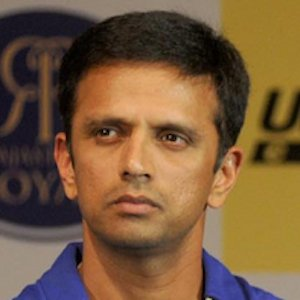
#> input picture server/test_images/1.jpg, 300 x 300 px, found by its file name
$ jupyter execute --allow-errors image_classifier.ipynb   (shell and % lines are left out)
#> lines starting #> are read from the running program, lines starting #| are printed output that depends on the picture
[cell 1]
import numpy as np
import cv2
import matplotlib
from matplotlib import pyplot as plt

[cell 2]
img = cv2.imread('./img/richard_feynman/pic_002.jpg')

#### Converts image to gray scale to help in Identification

#> (a cell that did not finish here is left out)

[cell 4]
#Initialized harrcascade and applies them to face and eye
face_cascade = cv2.CascadeClassifier('./opencv/haarcascades/haarcascade_frontalface_default.xml')
eye_cascade = cv2.CascadeClassifier('E:\Python\Image Classification\A\model\opencv\haarcascades\haarcascade_eye.xml')
#> (the rest of this cell did not finish here and is left out)

[cell 5]
# Applies harrcascade to an active image, identifying eyes and face roi
cv2.destroyAllWindows()
other_image = cv2.imread('./img/Dravid/1.jpg')
#> other_image is the input picture: shape (300, 300, 3); mean B, G, R 60.5, 90.5, 120.2
#> (the rest of this cell did not finish here and is left out)

#### Focus on the region of interest

#> (a cell that did not finish here is left out)

[cell 7]
# Define a Function to crop the face of every image
# Function would help to implement the recognition on a large data set easily
def get_cropped_image(image_path):
    img = cv2.imread(image_path)
    gray = cv2.cvtColor(img, cv2.COLOR_BGR2GRAY)
    faces = face_cascade.detectMultiScale(gray, 1.3, 5)
    for (x, y, w, h) in faces:
#         cv2.rectangle(img, (x, y), (x+w, y+h), (0, 255, 0), 5)


        roi_gray = gray[y:y+h, x:x+w]
        roi_color = img[y:y+h, x:x+w]
        eyes = eye_cascade.detectMultiScale(roi_gray)

#         for (ex, ey, eh, ew) in eyes:

#             cv2.rectangle(roi_color, (ex, ey), (ex+ew, ey+eh), 3)


        if len(eyes) >= 2:
            return roi_color

[cell 8]
new_img = cv2.imread('E:\Python\Image Classification\A\model\img\jerry_seinfeld\httpimagescontactmusiccomnewsimagesjerryseinfeldjpg.jpg')
#> (the rest of this cell did not finish here and is left out)

#> (a cell that did not finish here is left out)

[cell 10]
# Store paths in variables to help in automation of the cropping process
path_to_data = './img/'
path_to_cr_data = './img/cropped/'

[cell 11]
import os
img_dirs = [] #Stores the path of folders present in img directory
for entry in os.scandir(path_to_data):
    if entry.is_dir():
        img_dirs.append(entry.path)

[cell 12]
img_dirs

[cell 13]
import shutil
if os.path.exists(path_to_cr_data):
    shutil.rmtree(path_to_cr_data)
os.mkdir(path_to_cr_data)

### Iterates through each image of the directory, crops the face roi and then stores them in cropped folder

[cell 14]
cropped_image_dirs = []
celebrity_file_names_dict = {}
for img_dir in img_dirs: #For Each Folder in the Image Folder
    count = 1
    if img_dir == './img/cropped':
        continue
    celebrity_name = img_dir.split('/')[-1] #Gets the name of the celebrity from the directory name
    print(celebrity_name)

    celebrity_file_names_dict[celebrity_name] = [] # We want to save the cropped image file paths in this dict
    for entry in os.scandir(img_dir): #For each image in the directory

        roi_image = get_cropped_image(entry.path) #get cropped image
#> call 2 of get_cropped_image, with image_path = './img/Dravid/Dravid_22.webp'
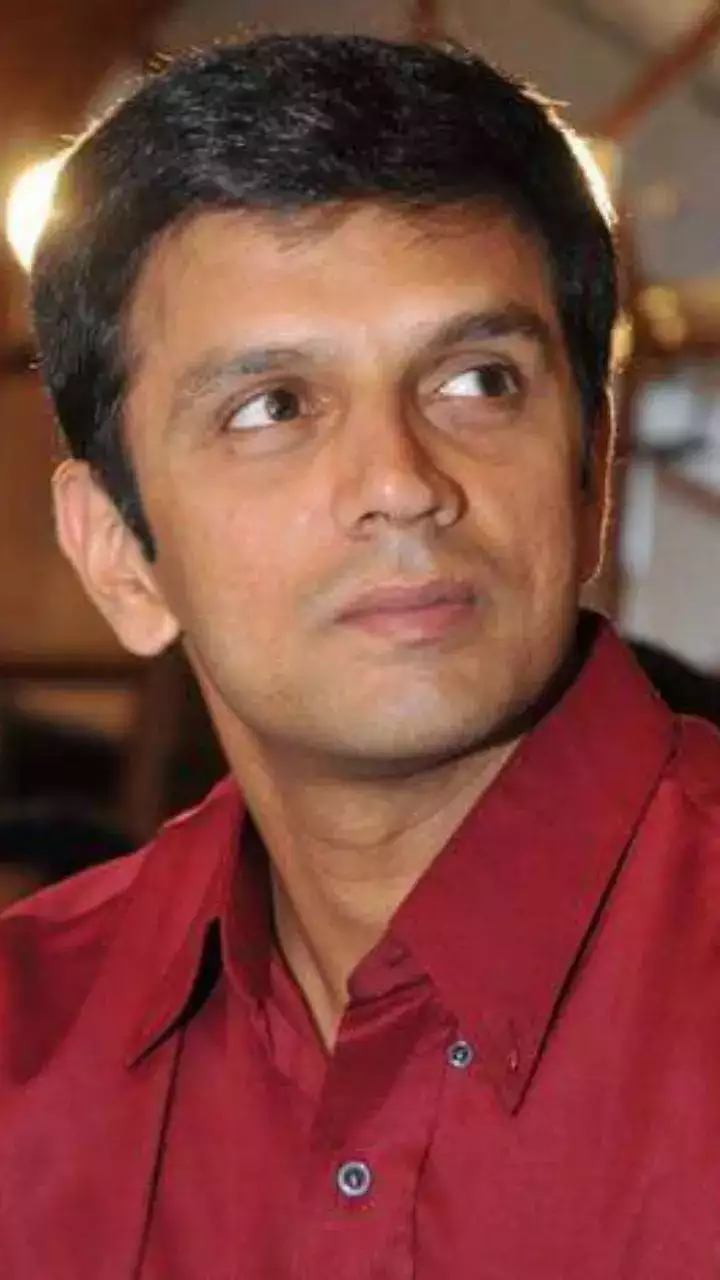
#> input picture model/img/Dravid/Dravid_22.webp, 720 x 1280 px
#> in get_cropped_image, img is the input picture: shape (1280, 720, 3); mean B, G, R 61.9, 69.3, 130.4
#> in get_cropped_image (call 2), `gray = cv2.cvtColor(img, cv2.COLOR_BGR2GRAY)`:
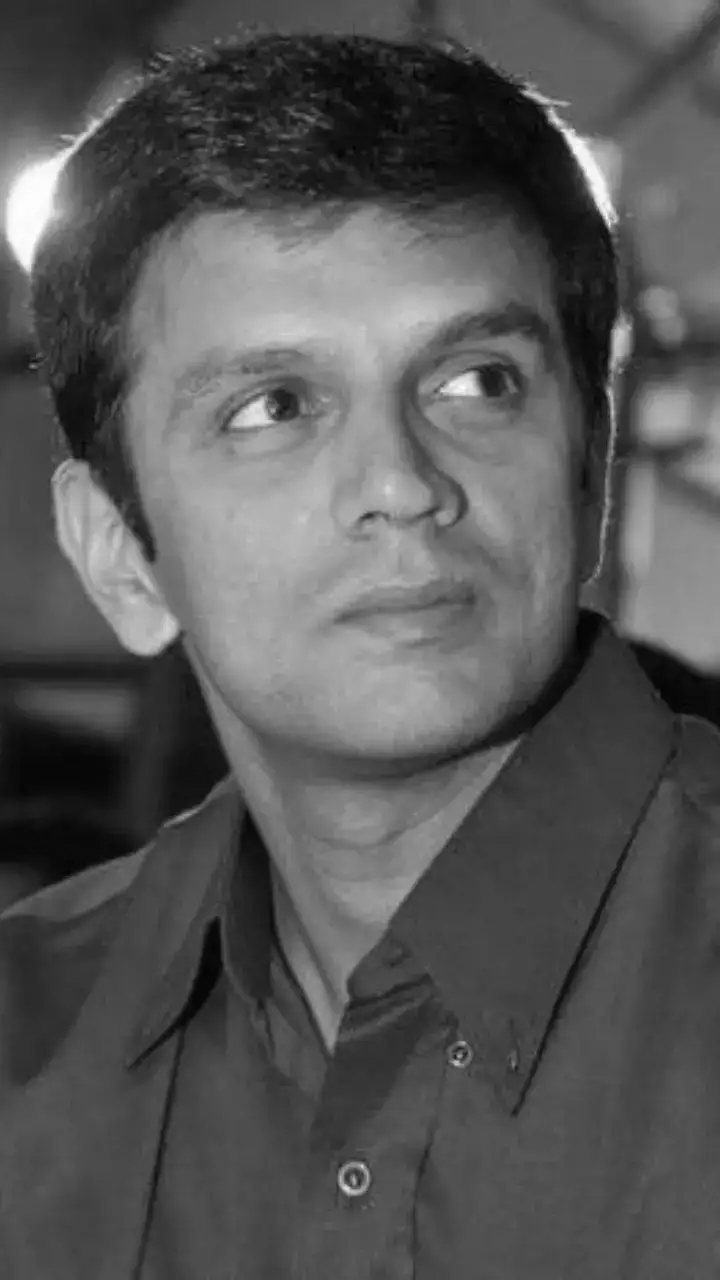
#> gray: shape (1280, 720); min 2, max 254, mean 86.7
#> in get_cropped_image (call 2), `faces = face_cascade.detectMultiScale(gray, 1.3, 5)`: faces = [[112, 199, 522, 522]]
#> the loop in get_cropped_image, `for (x, y, w, h) in faces:` made 1 pass
#> pass 1, in get_cropped_image (call 2), `roi_gray = gray[y:y+h, x:x+w]`:
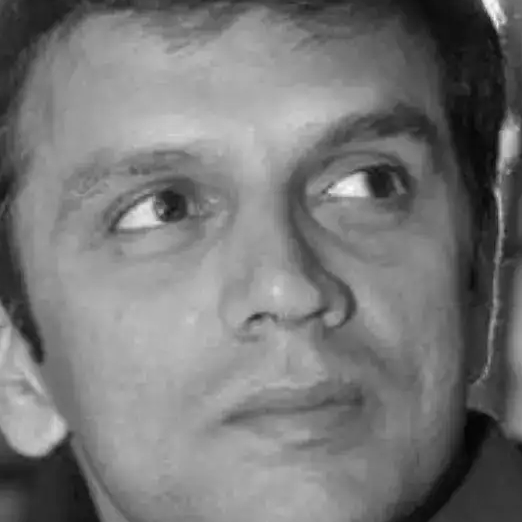
#> roi_gray: shape (522, 522); min 5, max 253, mean 119.2
#> pass 1, in get_cropped_image (call 2), `roi_color = img[y:y+h, x:x+w]`:
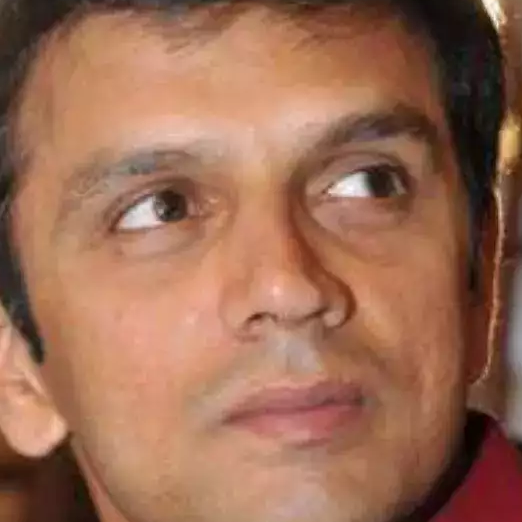
#> roi_color: shape (522, 522, 3); mean B, G, R 84.2, 107.6, 155.3
        if roi_image is not None:
            cropped_folder = path_to_cr_data + celebrity_name
            if not os.path.exists(cropped_folder): # If the file path doesn't exist already, we create it
                os.makedirs(cropped_folder)
                cropped_image_dirs.append(cropped_folder)
                print("Generating Cropped Folders - ", cropped_folder)

            cropped_file_name = celebrity_name + str(count) + '.png' #Name the roi_image(cropped Image)
            cropped_file_path = cropped_folder + '/' + cropped_file_name #Set the cropped_image file path

            cv2.imwrite(cropped_file_path, roi_image) #Write the roi_image into that file path
            celebrity_file_names_dict[celebrity_name].append(cropped_file_path) #Save the file path of that image in a dict
            count = count + 1
print("Generation Complete")

### Now we use PyWavlets to help models better identify the images and classify them for us

[cell 15]
import numpy as np
import pywt


def w2d(img, mode = "haar", level = 1):
    imArray = img
    #DataType COnversions
    #Convert to Grayscale
    imArray = cv2.cvtColor(imArray, cv2.COLOR_BGR2GRAY)
    #convert to float
    imArray = np.float32(imArray)
    imArray /=255;
    #compute coefficients
    coeffs = pywt.wavedec2(imArray, mode, level = level)

    #Process Coefficients
    coeffs_H = list(coeffs)
    coeffs_H[0] *= 0;

    #Reconstruction
    imArray_H = pywt.waverec2(coeffs_H, mode);
    imArray_H *= 255
    imArray_H = np.uint8(imArray_H)
    return imArray_H

#> (a cell that did not finish here is left out)

[cell 17]
cropped_image_dirs

[cell 18]
celebrity_file_names_dict = {}
for img_dir in cropped_image_dirs:
    celebrity_name = img_dir.split('/')[-1]
    file_list = []
    print(celebrity_name)
    for entry in os.scandir(img_dir):
        file_list.append(entry.path)
    celebrity_file_names_dict[celebrity_name] = file_list
celebrity_file_names_dict

### The dataset must be divided into X and Y datapoints for the models to be trained on them and predict them
### Here we convert the celebrity names into numbers - they will be Y
### X - is the number of images per each celebrity

[cell 19]
class_dict = {}
count = 0
for celebrity_name in celebrity_file_names_dict.keys():

    class_dict[celebrity_name] = count
    count += 1
#> this loop made 0 passes
#> after the loop, class_dict = 0 items; count = 0


class_dict
